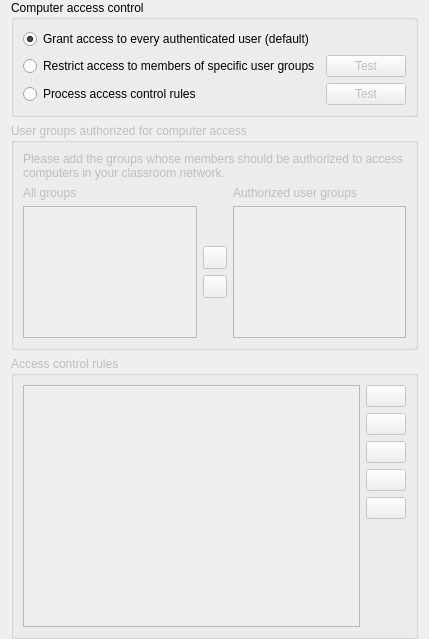
<?xml version="1.0" encoding="UTF-8"?>
<ui version="4.0">
 <class>AccessControlPage</class>
 <widget class="QWidget" name="AccessControlPage">
  <property name="windowTitle">
   <string notr="true">Form</string>
  </property>
  <property name="nextspaceActionIconRole" stdset="0">
   <string notr="true">AccessControl</string>
  </property>
  <layout class="QVBoxLayout" name="verticalLayout">
   <property name="topMargin">
    <number>0</number>
   </property>
   <property name="bottomMargin">
    <number>0</number>
   </property>
   <item>
    <widget class="QGroupBox" name="groupBox_19">
     <property name="title">
      <string>Computer access control</string>
     </property>
     <layout class="QGridLayout" name="gridLayout" columnstretch="1,0">
      <item row="2" column="0">
       <widget class="QRadioButton" name="isAccessControlRulesProcessingEnabled">
        <property name="text">
         <string>Process access control rules</string>
        </property>
        <attribute name="buttonGroup">
         <string notr="true">accessControlModeGroup</string>
        </attribute>
       </widget>
      </item>
      <item row="1" column="1">
       <widget class="QPushButton" name="testUserGroupsAccessControlButton">
        <property name="enabled">
         <bool>false</bool>
        </property>
        <property name="text">
         <string>Test</string>
        </property>
        <property name="icon">
         <iconset resource="../../core/resources/core.qrc">
          <normaloff>:/core/dialog-ok-apply.png</normaloff>:/core/dialog-ok-apply.png</iconset>
        </property>
       </widget>
      </item>
      <item row="2" column="1">
       <widget class="QPushButton" name="testAccessControlRulesButton">
        <property name="enabled">
         <bool>false</bool>
        </property>
        <property name="text">
         <string>Test</string>
        </property>
        <property name="icon">
         <iconset resource="../../core/resources/core.qrc">
          <normaloff>:/core/dialog-ok-apply.png</normaloff>:/core/dialog-ok-apply.png</iconset>
        </property>
       </widget>
      </item>
      <item row="0" column="0">
       <widget class="QRadioButton" name="skipAccessControl">
        <property name="text">
         <string>Grant access to every authenticated user (default)</string>
        </property>
        <property name="checked">
         <bool>true</bool>
        </property>
        <attribute name="buttonGroup">
         <string notr="true">accessControlModeGroup</string>
        </attribute>
       </widget>
      </item>
      <item row="1" column="0">
       <widget class="QRadioButton" name="isAccessRestrictedToUserGroups">
        <property name="text">
         <string>Restrict access to members of specific user groups</string>
        </property>
        <attribute name="buttonGroup">
         <string notr="true">accessControlModeGroup</string>
        </attribute>
       </widget>
      </item>
     </layout>
    </widget>
   </item>
   <item>
    <widget class="QGroupBox" name="groupBox">
     <property name="enabled">
      <bool>false</bool>
     </property>
     <property name="maximumSize">
      <size>
       <width>16777215</width>
       <height>400</height>
      </size>
     </property>
     <property name="title">
      <string>User groups authorized for computer access</string>
     </property>
     <layout class="QGridLayout" name="gridLayout_18">
      <item row="2" column="0">
       <widget class="QListWidget" name="allGroupsList">
        <property name="sizeAdjustPolicy">
         <enum>QAbstractScrollArea::AdjustToContents</enum>
        </property>
        <property name="sortingEnabled">
         <bool>true</bool>
        </property>
       </widget>
      </item>
      <item row="0" column="0" colspan="3">
       <widget class="QLabel" name="label_40">
        <property name="text">
         <string>Please add the groups whose members should be authorized to access computers in your classroom network.</string>
        </property>
        <property name="wordWrap">
         <bool>true</bool>
        </property>
       </widget>
      </item>
      <item row="1" column="2">
       <widget class="QLabel" name="authorizedUserGroups">
        <property name="text">
         <string>Authorized user groups</string>
        </property>
       </widget>
      </item>
      <item row="2" column="2">
       <widget class="QListWidget" name="accessGroupsList">
        <property name="sizeAdjustPolicy">
         <enum>QAbstractScrollArea::AdjustToContents</enum>
        </property>
        <property name="sortingEnabled">
         <bool>true</bool>
        </property>
       </widget>
      </item>
      <item row="1" column="0">
       <widget class="QLabel" name="label_42">
        <property name="text">
         <string>All groups</string>
        </property>
       </widget>
      </item>
      <item row="2" column="1">
       <layout class="QVBoxLayout" name="verticalLayout_18">
        <item>
         <spacer name="verticalSpacer_15">
          <property name="orientation">
           <enum>Qt::Vertical</enum>
          </property>
          <property name="sizeHint" stdset="0">
           <size>
            <width>20</width>
            <height>40</height>
           </size>
          </property>
         </spacer>
        </item>
        <item>
         <widget class="QToolButton" name="addAccessGroupButton">
          <property name="icon">
           <iconset resource="../../core/resources/core.qrc">
            <normaloff>:/core/go-next.png</normaloff>:/core/go-next.png</iconset>
          </property>
         </widget>
        </item>
        <item>
         <widget class="QToolButton" name="removeAccessGroupButton">
          <property name="icon">
           <iconset resource="../../core/resources/core.qrc">
            <normaloff>:/core/go-previous.png</normaloff>:/core/go-previous.png</iconset>
          </property>
         </widget>
        </item>
        <item>
         <spacer name="verticalSpacer_16">
          <property name="orientation">
           <enum>Qt::Vertical</enum>
          </property>
          <property name="sizeHint" stdset="0">
           <size>
            <width>20</width>
            <height>40</height>
           </size>
          </property>
         </spacer>
        </item>
       </layout>
      </item>
     </layout>
    </widget>
   </item>
   <item>
    <widget class="QGroupBox" name="groupBox_2">
     <property name="enabled">
      <bool>false</bool>
     </property>
     <property name="title">
      <string>Access control rules</string>
     </property>
     <layout class="QGridLayout" name="gridLayout_23">
      <item row="6" column="1">
       <spacer name="verticalSpacer_12">
        <property name="orientation">
         <enum>Qt::Vertical</enum>
        </property>
        <property name="sizeHint" stdset="0">
         <size>
          <width>20</width>
          <height>88</height>
         </size>
        </property>
       </spacer>
      </item>
      <item row="3" column="1">
       <widget class="QPushButton" name="moveAccessControlRuleUpButton">
        <property name="toolTip">
         <string>Move selected rule up</string>
        </property>
        <property name="icon">
         <iconset resource="../../core/resources/core.qrc">
          <normaloff>:/core/go-up.png</normaloff>:/core/go-up.png</iconset>
        </property>
       </widget>
      </item>
      <item row="2" column="1">
       <widget class="QPushButton" name="editAccessControlRuleButton">
        <property name="toolTip">
         <string>Edit selected rule</string>
        </property>
        <property name="text">
         <string/>
        </property>
        <property name="icon">
         <iconset resource="../../core/resources/core.qrc">
          <normaloff>:/core/document-edit.png</normaloff>:/core/document-edit.png</iconset>
        </property>
       </widget>
      </item>
      <item row="0" column="1">
       <widget class="QPushButton" name="addAccessControlRuleButton">
        <property name="toolTip">
         <string>Add access control rule</string>
        </property>
        <property name="text">
         <string/>
        </property>
        <property name="icon">
         <iconset resource="../../core/resources/core.qrc">
          <normaloff>:/core/list-add.png</normaloff>:/core/list-add.png</iconset>
        </property>
       </widget>
      </item>
      <item row="1" column="1">
       <widget class="QPushButton" name="removeAccessControlRule">
        <property name="toolTip">
         <string>Remove access control rule</string>
        </property>
        <property name="text">
         <string/>
        </property>
        <property name="icon">
         <iconset resource="../../core/resources/core.qrc">
          <normaloff>:/core/edit-delete.png</normaloff>:/core/edit-delete.png</iconset>
        </property>
       </widget>
      </item>
      <item row="0" column="0" rowspan="7">
       <widget class="QListView" name="accessControlRulesView">
        <property name="sizeAdjustPolicy">
         <enum>QAbstractScrollArea::AdjustToContents</enum>
        </property>
        <property name="editTriggers">
         <set>QAbstractItemView::NoEditTriggers</set>
        </property>
       </widget>
      </item>
      <item row="4" column="1">
       <widget class="QPushButton" name="moveAccessControlRuleDownButton">
        <property name="toolTip">
         <string>Move selected rule down</string>
        </property>
        <property name="icon">
         <iconset resource="../../core/resources/core.qrc">
          <normaloff>:/core/go-down.png</normaloff>:/core/go-down.png</iconset>
        </property>
       </widget>
      </item>
      <item row="5" column="1">
       <widget class="QLabel" name="accessControlRules">
        <property name="text">
         <string/>
        </property>
       </widget>
      </item>
     </layout>
    </widget>
   </item>
  </layout>
 </widget>
 <tabstops>
  <tabstop>skipAccessControl</tabstop>
  <tabstop>isAccessRestrictedToUserGroups</tabstop>
  <tabstop>isAccessControlRulesProcessingEnabled</tabstop>
  <tabstop>testUserGroupsAccessControlButton</tabstop>
  <tabstop>testAccessControlRulesButton</tabstop>
  <tabstop>allGroupsList</tabstop>
  <tabstop>addAccessGroupButton</tabstop>
  <tabstop>removeAccessGroupButton</tabstop>
  <tabstop>accessGroupsList</tabstop>
  <tabstop>accessControlRulesView</tabstop>
  <tabstop>addAccessControlRuleButton</tabstop>
  <tabstop>removeAccessControlRule</tabstop>
  <tabstop>editAccessControlRuleButton</tabstop>
  <tabstop>moveAccessControlRuleUpButton</tabstop>
  <tabstop>moveAccessControlRuleDownButton</tabstop>
 </tabstops>
 <resources>
  <include location="../../core/resources/core.qrc"/>
 </resources>
 <connections>
  <connection>
   <sender>addAccessGroupButton</sender>
   <signal>clicked()</signal>
   <receiver>AccessControlPage</receiver>
   <slot>addAccessGroup()</slot>
   <hints>
    <hint type="sourcelabel">
     <x>494</x>
     <y>412</y>
    </hint>
    <hint type="destinationlabel">
     <x>494</x>
     <y>404</y>
    </hint>
   </hints>
  </connection>
  <connection>
   <sender>removeAccessGroupButton</sender>
   <signal>clicked()</signal>
   <receiver>AccessControlPage</receiver>
   <slot>removeAccessGroup()</slot>
   <hints>
    <hint type="sourcelabel">
     <x>494</x>
     <y>455</y>
    </hint>
    <hint type="destinationlabel">
     <x>494</x>
     <y>404</y>
    </hint>
   </hints>
  </connection>
  <connection>
   <sender>addAccessControlRuleButton</sender>
   <signal>clicked()</signal>
   <receiver>AccessControlPage</receiver>
   <slot>addAccessControlRule()</slot>
   <hints>
    <hint type="sourcelabel">
     <x>935</x>
     <y>580</y>
    </hint>
    <hint type="destinationlabel">
     <x>494</x>
     <y>404</y>
    </hint>
   </hints>
  </connection>
  <connection>
   <sender>removeAccessControlRule</sender>
   <signal>clicked()</signal>
   <receiver>AccessControlPage</receiver>
   <slot>removeAccessControlRule()</slot>
   <hints>
    <hint type="sourcelabel">
     <x>935</x>
     <y>622</y>
    </hint>
    <hint type="destinationlabel">
     <x>494</x>
     <y>404</y>
    </hint>
   </hints>
  </connection>
  <connection>
   <sender>editAccessControlRuleButton</sender>
   <signal>clicked()</signal>
   <receiver>AccessControlPage</receiver>
   <slot>editAccessControlRule()</slot>
   <hints>
    <hint type="sourcelabel">
     <x>935</x>
     <y>665</y>
    </hint>
    <hint type="destinationlabel">
     <x>494</x>
     <y>404</y>
    </hint>
   </hints>
  </connection>
  <connection>
   <sender>moveAccessControlRuleDownButton</sender>
   <signal>clicked()</signal>
   <receiver>AccessControlPage</receiver>
   <slot>moveAccessControlRuleDown()</slot>
   <hints>
    <hint type="sourcelabel">
     <x>935</x>
     <y>749</y>
    </hint>
    <hint type="destinationlabel">
     <x>494</x>
     <y>404</y>
    </hint>
   </hints>
  </connection>
  <connection>
   <sender>moveAccessControlRuleUpButton</sender>
   <signal>clicked()</signal>
   <receiver>AccessControlPage</receiver>
   <slot>moveAccessControlRuleUp()</slot>
   <hints>
    <hint type="sourcelabel">
     <x>935</x>
     <y>707</y>
    </hint>
    <hint type="destinationlabel">
     <x>494</x>
     <y>404</y>
    </hint>
   </hints>
  </connection>
  <connection>
   <sender>isAccessRestrictedToUserGroups</sender>
   <signal>toggled(bool)</signal>
   <receiver>groupBox</receiver>
   <slot>setEnabled(bool)</slot>
   <hints>
    <hint type="sourcelabel">
     <x>494</x>
     <y>114</y>
    </hint>
    <hint type="destinationlabel">
     <x>494</x>
     <y>354</y>
    </hint>
   </hints>
  </connection>
  <connection>
   <sender>isAccessControlRulesProcessingEnabled</sender>
   <signal>toggled(bool)</signal>
   <receiver>groupBox_2</receiver>
   <slot>setEnabled(bool)</slot>
   <hints>
    <hint type="sourcelabel">
     <x>494</x>
     <y>160</y>
    </hint>
    <hint type="destinationlabel">
     <x>494</x>
     <y>660</y>
    </hint>
   </hints>
  </connection>
  <connection>
   <sender>accessControlRulesView</sender>
   <signal>doubleClicked(QModelIndex)</signal>
   <receiver>AccessControlPage</receiver>
   <slot>editAccessControlRule()</slot>
   <hints>
    <hint type="sourcelabel">
     <x>331</x>
     <y>791</y>
    </hint>
    <hint type="destinationlabel">
     <x>983</x>
     <y>527</y>
    </hint>
   </hints>
  </connection>
  <connection>
   <sender>testUserGroupsAccessControlButton</sender>
   <signal>clicked()</signal>
   <receiver>AccessControlPage</receiver>
   <slot>testUserGroupsAccessControl()</slot>
   <hints>
    <hint type="sourcelabel">
     <x>920</x>
     <y>118</y>
    </hint>
    <hint type="destinationlabel">
     <x>986</x>
     <y>114</y>
    </hint>
   </hints>
  </connection>
  <connection>
   <sender>testAccessControlRulesButton</sender>
   <signal>clicked()</signal>
   <receiver>AccessControlPage</receiver>
   <slot>testAccessControlRules()</slot>
   <hints>
    <hint type="sourcelabel">
     <x>933</x>
     <y>167</y>
    </hint>
    <hint type="destinationlabel">
     <x>984</x>
     <y>162</y>
    </hint>
   </hints>
  </connection>
  <connection>
   <sender>isAccessRestrictedToUserGroups</sender>
   <signal>toggled(bool)</signal>
   <receiver>testUserGroupsAccessControlButton</receiver>
   <slot>setEnabled(bool)</slot>
   <hints>
    <hint type="sourcelabel">
     <x>447</x>
     <y>116</y>
    </hint>
    <hint type="destinationlabel">
     <x>914</x>
     <y>116</y>
    </hint>
   </hints>
  </connection>
  <connection>
   <sender>isAccessControlRulesProcessingEnabled</sender>
   <signal>toggled(bool)</signal>
   <receiver>testAccessControlRulesButton</receiver>
   <slot>setEnabled(bool)</slot>
   <hints>
    <hint type="sourcelabel">
     <x>447</x>
     <y>166</y>
    </hint>
    <hint type="destinationlabel">
     <x>914</x>
     <y>166</y>
    </hint>
   </hints>
  </connection>
  <connection>
   <sender>allGroupsList</sender>
   <signal>doubleClicked(QModelIndex)</signal>
   <receiver>AccessControlPage</receiver>
   <slot>addAccessGroup()</slot>
   <hints>
    <hint type="sourcelabel">
     <x>181</x>
     <y>464</y>
    </hint>
    <hint type="destinationlabel">
     <x>357</x>
     <y>484</y>
    </hint>
   </hints>
  </connection>
  <connection>
   <sender>accessGroupsList</sender>
   <signal>doubleClicked(QModelIndex)</signal>
   <receiver>AccessControlPage</receiver>
   <slot>removeAccessGroup()</slot>
   <hints>
    <hint type="sourcelabel">
     <x>534</x>
     <y>464</y>
    </hint>
    <hint type="destinationlabel">
     <x>357</x>
     <y>484</y>
    </hint>
   </hints>
  </connection>
 </connections>
 <slots>
  <slot>addAccessGroup()</slot>
  <slot>removeAccessGroup()</slot>
  <slot>addAccessControlRule()</slot>
  <slot>removeAccessControlRule()</slot>
  <slot>editAccessControlRule()</slot>
  <slot>moveAccessControlRuleUp()</slot>
  <slot>moveAccessControlRuleDown()</slot>
  <slot>testAccessControlRules()</slot>
  <slot>testUserGroupsAccessControl()</slot>
 </slots>
 <buttongroups>
  <buttongroup name="accessControlModeGroup"/>
 </buttongroups>
</ui>
